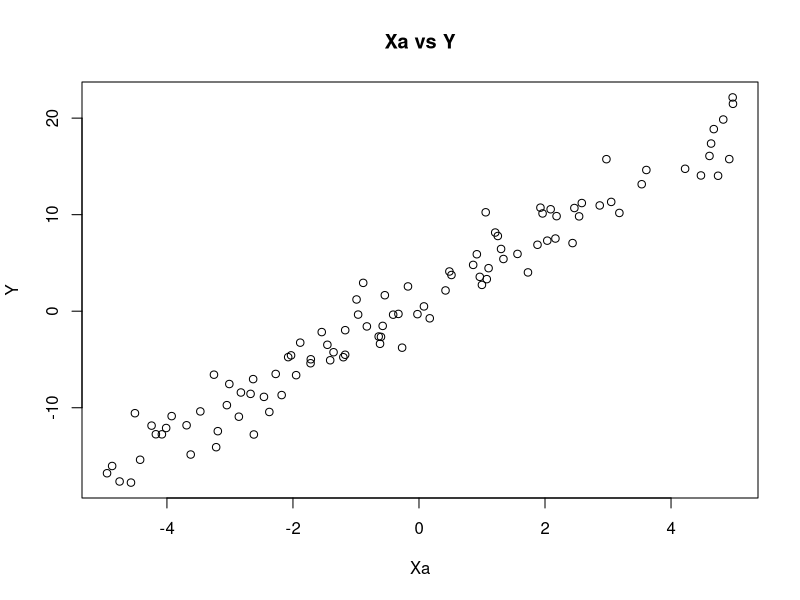
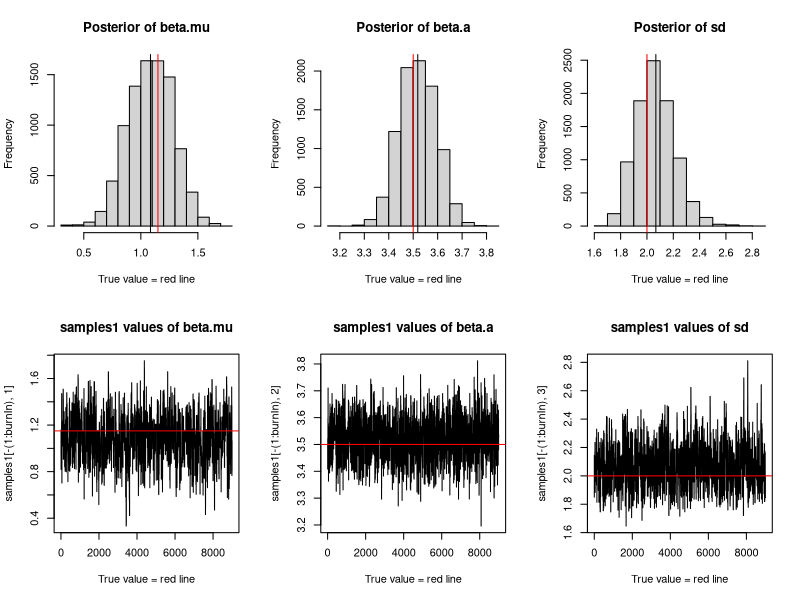

Write R code to recreate these figures, in order.
## ---- chunk 1

set.seed(1987) #setting seed for reproducible results

# Generate linear regression sample
# creating Xa values (continuous)
Xa <- runif(100,min=-5,max = 5)

# True parameter values that we assume that we don't know before the analysis.
beta.mu <- 1.15
beta.a <- 3.5
sd <- 2

# Simulate Y based on the parameters
Y <- beta.mu + Xa * beta.a + rnorm(100,0,sd)

# A visual check of the data is always a good practice to inlcude
plot(Xa,Y, main="Xa vs Y")

## ---- chunk 2

# Prior distribution
log.prior <- function(parameters){
    beta.mu <- parameters[1]
    beta.a <- parameters[2]
    sd <- parameters[3]
    
    mu.prior <- dnorm(beta.mu,  log = TRUE)  # normal prior on beta.mu (mean 0, sd = 1)
    a.prior <- dnorm(beta.a,  log = TRUE)    # normal prior on beta.a (mean 0, sd = 1)
    sdprior <- dexp(sd, log = TRUE)          # exponentional prior on sd
    return(mu.prior+a.prior+sdprior)
}

log.likelihood <- function(parameters,Xa,Y){
    beta.mu <- parameters[1]
    beta.a <- parameters[2]
    sd <- parameters[3]
     
    y.hat <- beta.mu + Xa * beta.a
    likelihood <- dnorm(Y, mean = y.hat, sd = sd, log = TRUE)
    sum.likelihood <- sum(likelihood)
    return(sum.likelihood)   
}

## ---- chunk 3

log.posterior <- function(parameters, Xa,Y){
   posterior <- log.likelihood(parameters,Xa,Y) + log.prior(parameters)
   return (posterior)
}

## ---- chunk 4
proposal_func <- function(parameters){
    proposal.output <- rnorm(3,mean = parameters, sd = c(0.2,0.2,0.2)) # why do we need an abs for the sd?
    proposal.output[3] <- abs(proposal.output[3])
    return(proposal.output) 
}
## ---- chunk 5
MH_MCMC <- function(startvalue, iterations,Xa,Y){
    samples <- matrix(nrow = iterations+1, ncol = 3)
    samples[1,] <- startvalue
    for (i in 1:iterations){
      
        proposal <- proposal_func(samples[i,])
        
        probabilty <- exp(log.posterior(proposal,Xa,Y) - log.posterior(samples[i,],Xa,Y))
        unif <- runif(1)
        if (unif < probabilty){
            samples[i+1,] <- proposal     # update with a high probability
        }else{ 
            samples[i+1,] <- samples[i,]  # Do not update with a low probability
        }
    }
    return(samples)
}
 

initial.value <- c(0,0,0)   # set strarting values

samples1 <- MH_MCMC(initial.value, 10000,Xa,Y) # Run the MH algorithm with 10000 iterations
 
burnIn = 1000  # discard the first 1000 iterations 


# Plot the results
par(mfrow = c(2,3))
hist(samples1[-(1:burnIn),1], main="Posterior of beta.mu", xlab="True value = red line" )
abline(v = mean(samples1[-(1:burnIn),1]))
abline(v = beta.mu, col="red" )
hist(samples1[-(1:burnIn),2], main="Posterior of beta.a", xlab="True value = red line")
abline(v = mean(samples1[-(1:burnIn),2]))
abline(v = beta.a, col="red" )
hist(samples1[-(1:burnIn),3], main="Posterior of sd", xlab="True value = red line")
abline(v = mean(samples1[-(1:burnIn),3]) )
abline(v = sd, col="red" )
plot(samples1[-(1:burnIn),1], type = "l", xlab="True value = red line" , main = "samples1 values of beta.mu")
abline(h = beta.mu, col="red" )
plot(samples1[-(1:burnIn),2], type = "l", xlab="True value = red line" , main = "samples1 values of beta.a")
abline(h = beta.a, col="red" )
plot(samples1[-(1:burnIn),3], type = "l", xlab="True value = red line" , main = "samples1 values of sd")
abline(h = sd, col="red" )
 

